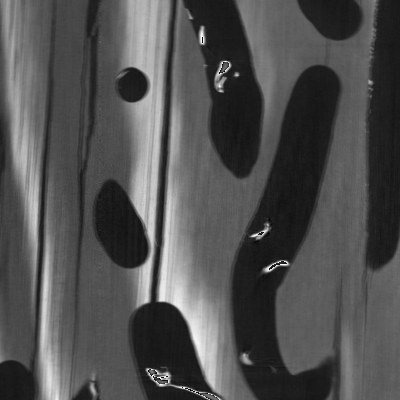
#> input picture exam2023/data_2023/wood.png, 400 x 400 px, found by its file name
$ jupyter execute --allow-errors exam2023.ipynb   (older library calls are emulated)
#> lines starting #> are read from the running program, lines starting #| are printed output that depends on the picture
### exam2023/useful.py
import matplotlib.pyplot as plt
import matplotlib.colorbar as cbar
import numpy as np

def display_images(images, titles):
    """
    Displays 1, 2, 3, or 4 images with their respective titles and colorbars.

    Parameters:
    - images: List of images to display.
    - titles: List of titles corresponding to the images.
    """
    num_images = len(images)

    if num_images not in [1, 2, 3, 4]:
        raise ValueError("Number of images must be between 1 and 4.")

    if num_images == 1:
        fig, axs = plt.subplots(1, 1, figsize=(6, 5))
        axs = [axs]
    elif num_images == 2:
        fig, axs = plt.subplots(1, 2, figsize=(12, 5))
    elif num_images == 3:
        fig, axs = plt.subplots(1, 3, figsize=(18, 5))
    elif num_images == 4:
        fig, axs = plt.subplots(2, 2, figsize=(12, 10))

    axs = axs.flatten() if num_images > 1 else axs

    for i in range(num_images):
        im = axs[i].imshow(images[i], cmap='gray')
        axs[i].set_title(titles[i])
        axs[i].axis('off')
        fig.colorbar(im, ax=axs[i], fraction=0.046, pad=0.04)

    plt.tight_layout()
    plt.show()

# [115 lines left out: functions display_points, compute_transformation, sift_matching_translation, not called in this run]


def compute_rotation_from_covariance(C):
    """
    Computes the rotation matrix and angle from a given covariance matrix.

    Parameters:
    C (numpy.ndarray): 2x2 covariance matrix

    Returns:
    R (numpy.ndarray): 2x2 rotation matrix
    angle (float): rotation angle in degrees
    """
    # Perform Singular Value Decomposition (SVD)
    U, _, Vt = np.linalg.svd(C)

    # Compute the rotation matrix
    R = np.dot(U, Vt)

    # Ensure a proper rotation matrix (not a reflection)
    if np.linalg.det(R) < 0:
        Vt[1,:] *= -1
        R = np.dot(U, Vt)

    # Extract the rotation angle in radians
    angle_radians = np.arctan2(R[1, 0], R[0, 0])

    # Convert the angle to degrees
    angle_degrees = np.degrees(angle_radians)

    return R, angle_degrees

### exam2023/exam2023.ipynb
[cell 1]
import useful as us


# Data directory
data_dir = 'data_2021/'

# GAUSSIAN FILTERING

[cell 2]
import matplotlib.pyplot as plt
import numpy as np
import skimage.io
import scipy.ndimage
from cv2 import filter2D
import skimage.feature

[cell 3]
import numpy as np

def gaussians(s, n=4):
    """
    Generates Gaussian kernels and their first and second derivatives.

    Parameters:
    s (float): The standard deviation of the Gaussian distribution.
    n (int, optional): The range multiplier to determine the kernel size.
                       The range of x values will be from -n*s to +n*s. Default is 4.

    Returns:
    tuple: A tuple containing three numpy arrays:
        - g: The Gaussian kernel.
        - dg: The first derivative of the Gaussian kernel.
        - ddg: The second derivative of the Gaussian kernel.

    The Gaussian kernel is defined as:
        g(x) = (1 / (s * sqrt(2 * pi))) * exp(-x^2 / (2 * s^2))

    The first derivative of the Gaussian kernel is defined as:
        dg(x) = -x / (s^2) * g(x)

    The second derivative of the Gaussian kernel is defined as:
        ddg(x) = -x / (s^2) * dg(x) - 1 / (s^2) * g(x)

    Example:
    >>> g, dg, ddg = gaussians(1.0, 4)
    >>> print(g)    # Gaussian kernel
    >>> print(dg)   # First derivative of the Gaussian kernel
    >>> print(ddg)  # Second derivative of the Gaussian kernel
    """

    # Create a range of x values centered around zero, from -n*s to +n*s
    x = np.arange(-np.ceil(n*s), np.ceil(n*s) + 1)
    x = np.reshape(x, (-1, 1))  # Reshape x into a column vector

    # Gaussian kernel
    g = 1 / (s * np.sqrt(2 * np.pi)) * np.exp(-x**2 / (2 * s**2))

    # First derivative of the Gaussian kernel
    dg = -x / (s**2) * g

    # Second derivative of the Gaussian kernel
    ddg = -x / (s**2) * dg - 1 / (s**2) * g

    return g, dg, ddg

[cell 4]
def separable_filtering(image, kernelx, kernely):
    """
    Applies separable filtering to an image.

    Args:
        image: The input image to be filtered.
        kernelx: The kernel for first axis.
        kernely: The kernel for second axis.

    Returns:
        The filtered image.
    """
    kernelx = kernelx.reshape(1, -1)
    kernely = kernely.reshape(-1, 1)
    return filter2D(filter2D(image, -1, kernelx), -1, kernely)

## Kernel

[cell 5]
# Gaussian parameter
s = 1

# Generate Gaussian
g, dg, ddg = gaussians(s, 5)

# Kernel
kernel = g @ dg.T
print(kernel)

# Print the kernel
print(np.round(kernel[3:-3, 3:-3],2))

## Laplacian of the Gaussian

[cell 6]
# Load the images
im = skimage.io.imread(f'{data_dir}wood.png').astype(np.float32)
#> im: shape (400, 400) float32; min 0, max 255, mean 80.5
LoG = skimage.io.imread(f'{data_dir}wood_LoG.tif')
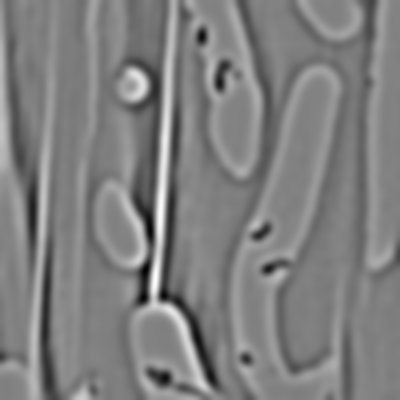
#> input picture exam2023/data_2023/wood_LoG.tif, 400 x 400 px, found by its file name
#> LoG is the input picture: shape (400, 400) float32; min -2.26, max 2.23, mean -0.00396

# Display the images
us.display_images([im, LoG], ['Original', 'LoG'])
#> in display_images, `num_images = len(images)`: num_images = 2

[cell 7]
# Gaussian parameter sigma
s = 5.5 # sigma (parameter of the Gaussian)
g, dg, ddg = gaussians(s)

# Second order Gaussian derivative in x and y directions
Lxx = scipy.ndimage.convolve(scipy.ndimage.convolve(im, ddg), g.T)
Lyy = scipy.ndimage.convolve(scipy.ndimage.convolve(im, ddg.T), g)
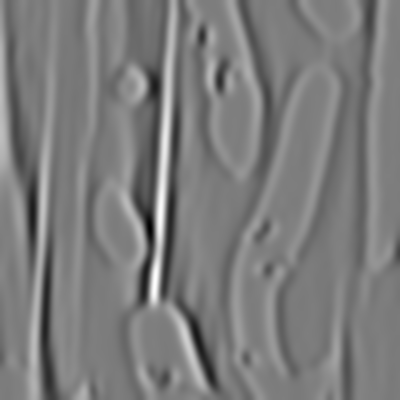
#> Lyy: shape (400, 400) float32; min -2.13, max 2.23, mean -0.00198; drawn with min black and max white

# Laplacian of Gaussian
L = Lxx + Lyy

# Display the images
us.display_images([L, LoG, L-LoG], ['Laplacian of Gaussian', 'LoG', 'Difference'])

## Scale-normalized Laplacian

[cell 8]
# Data
Lxx = 5.12
Lyy = 7.16
t = 12

# Scale-normalized Laplacian
snL = t * (Lxx + Lyy)
print(f'Scale-normalized Laplacian: {snL:.2f}')

# CURVE SMOOTHING

[cell 9]
def regularization_matrix(N, alpha, beta):
    """An NxN matrix for imposing elasticity and rigidity to snakes.
    Arguments: alpha is weigth for second derivative (elasticity),
    beta is weigth for (-)fourth derivative (rigidity)."""
    d = alpha*np.array([-2, 1, 0, 0]) + beta*np.array([-6, 4, -1, 0])
    D = np.fromfunction(lambda i,j: np.minimum((i-j)%N,(j-i)%N), (N,N), dtype=int)
    A = d[np.minimum(D,len(d)-1)]
    return(np.linalg.inv(np.eye(N)-A))

# taken from weekly solutions at gitlab
def curve_length(X):
    d = X - np.roll(X, shift=1, axis=0)
    d = (d**2).sum(axis=1)
    d = (np.sqrt(d)).sum()
    return(d)

## Curve smoothing and length

#> (a cell that did not finish here is left out)

## Mean curvature

#> (a cell that did not finish here is left out)

#> (a cell that did not finish here is left out)

## Smoothing of a point

[cell 13]
def smooth_curve(S, alpha, alpha_kernel, beta, beta_kernel):
    """
    Smooth the curve represented by points in S using the specified kernels and parameters.

    Parameters:
    S (ndarray): Array of shape (n, 2) representing n points in 2D space.
    alpha (float): Alpha parameter for the smoothing process.
    alpha_kernel (ndarray): Kernel for the alpha term.
    beta (float): Beta parameter for the smoothing process.
    beta_kernel (ndarray): Kernel for the beta term.

    Returns:
    ndarray: New position of the first point after one iteration of the smoothing process.
    """
    n = len(S)
    if n < len(alpha_kernel) or n < len(beta_kernel):
        raise ValueError("The number of points in S must be at least the length of the kernels.")

    # Calculate the alpha term
    alpha_term = sum(alpha_kernel[i] * S[(i - len(alpha_kernel) // 2) % n] for i in range(len(alpha_kernel)))

    # Calculate the beta term
    beta_term = sum(beta_kernel[i] * S[(i - len(beta_kernel) // 2) % n] for i in range(len(beta_kernel)))

    # Compute the new position of the first point
    new_position = S[0] + alpha * alpha_term + beta * beta_term

    return new_position

[cell 14]
# The point and its neighbors
S = np.array([[0.1, 2.9], [1.2, 5.4], [3.3, 7.1], [3.5, 0.2], [1.4, 1.1]])

# Parameters
alpha = 0.05
alpha_kernel = np.array([0, 1, -2, 1, 0])
beta = 0.1
beta_kernel = np.array([-1, 4, -6, 4, -1])

# Position of the first point after one iteration of the smoothing process
new_position = smooth_curve(S, alpha, alpha_kernel, beta, beta_kernel)
print(f'Position of the first point after one iteration of the smoothing process: {new_position}')

[cell 15]
# Visualization
fig, ax = plt.subplots()
ax.plot(S[:,0], S[:,1], 'b-o', S[[0,-1],0], S[[0,-1],1], 'b:')
ax.plot(S[0,0], S[0,1], 'ro', new_position[0], new_position[1], 'co')
# Add a legend
ax.legend(['Original curve', 'First and last points', 'New position of the first point'])
plt.show()

# BLOB DETECTION

## Detect blob at a scale

### Open the data

[cell 16]
# Open the image with dark and bright blobs
blobs = skimage.io.imread(f'{data_dir}blobs.png').astype(np.float32)
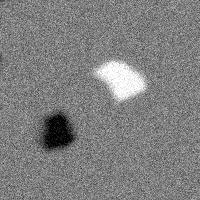
#> input picture exam2023/data_2022/blobs.png, 200 x 200 px, found by its file name
#> blobs: shape (200, 200) float32; min 0, max 255, mean 127.4

# Display the image
us.display_images([blobs], ['Image with blobs'])
#> in display_images (call 3), `num_images = len(images)`: num_images = 1
#> in display_images (call 3), `axs = axs.flatten() if num_images > 1 else axs`: axs = 1 item
#> in display_images (call 3), `plt.show()`:
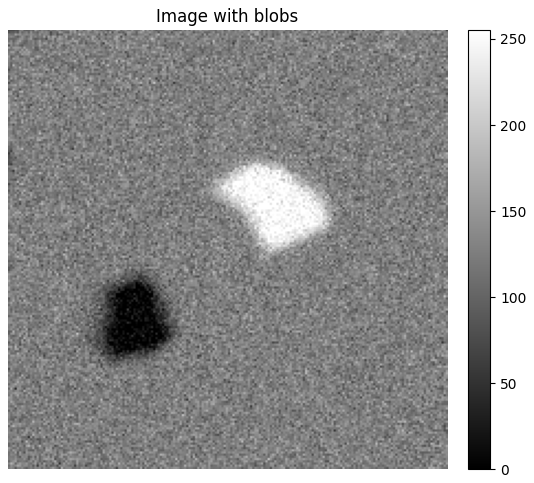
#> figure drawn by matplotlib, 2 panels

# Open pre-computed linear laplacian scale-space
#> (the rest of this cell did not finish here and is left out)

### General parameters

[cell 17]
# Apply Gaussian filter
t = 16 # variance
#> t = 16

[cell 18]
# Gaussian parameter sigma
s = np.sqrt(t) # sigma
#> s = 4
g, dg, ddg = gaussians(s)
#> g = 33 values, max 0.0997 at index 16, min 3.35e-05 at index 0, mean 0.0303; dg = 33 values, max 0.0151 at index 12, min -0.0151 at index 20, mean -3.7e-20; ddg = 33 values, max 0.00278 at index 9, min -0.00623 at index 16, mean -1.21e-06

# Second order Gaussian derivative in x and y directions
Lxx = scipy.ndimage.convolve(scipy.ndimage.convolve(blobs, ddg), g.T)
#> Lxx: shape (200, 200) float32
Lyy = scipy.ndimage.convolve(scipy.ndimage.convolve(blobs, ddg.T), g)
#> Lyy: shape (200, 200) float32
LoG = Lxx + Lyy
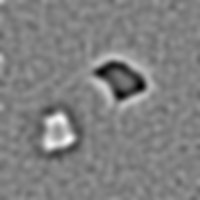
#> LoG: shape (200, 200) float32; min -2.34, max 2.26, mean -0.0102; drawn with min black and max white

# Display the images
us.display_images([LoG], ['Laplacian of Gaussian'])

### Local extrema

[cell 19]
def get_local_extrema_2D(L):
    """
    Identifies local extrema in a 2D array.

    This function takes a 2D array as input and identifies the coordinates of the local minima (dark extrema)
    and local maxima (bright extrema) in the array. A local minimum is a pixel that has a lower value than all
    its 8 neighboring pixels, and a local maximum is a pixel that has a higher value than all its 8 neighbors.

    Parameters:
    - L: 2D numpy array. The input array in which local extrema are to be identified.

    Returns:
    - coord_dark: Tuple of arrays (row_indices, col_indices). The coordinates of local minima in the input array.
    - coord_bright: Tuple of arrays (row_indices, col_indices). The coordinates of local maxima in the input array.
    """
    r, c = L.shape
#> r = 200; c = 200
    ct_im = np.zeros((r, c))

    # Iterate over the neighborhood of each pixel
    for i in range(-1, 2):
        for j in range(-1, 2):
            to_row = r - 1 + i
            to_col = c - 1 + j
            ct_im[1:-1, 1:-1] += (L[1:-1, 1:-1] > L[1 + i:to_row, 1 + j:to_col])
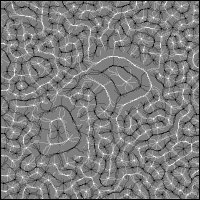
#> ct_im: shape (200, 200) float64; min 0, max 8, mean 3.92; drawn with min black and max white

    # Identify local minima (dark extrema)
    coord_dark = np.where(ct_im[1:-1, 1:-1] == 8)
#> coord_dark = 183 positions, rows 0 to 193, columns 2 to 194
    # Identify local maxima (bright extrema)
    coord_bright = np.where(ct_im[1:-1, 1:-1] == 0)
#> coord_bright = 194 positions, rows 1 to 194, columns 2 to 195

    return coord_dark, coord_bright

[cell 20]
coord_dark, coord_bright = get_local_extrema_2D(LoG)
#> coord_dark = 183 positions, rows 0 to 193, columns 2 to 194; coord_bright = 194 positions, rows 1 to 194, columns 2 to 195

# Display the result
# Display (not needed for computing the solution)
fig, ax = plt.subplots()
ax.imshow(blobs, cmap='gray')
ax.plot(coord_dark[1], coord_dark[0], '.r')
ax.plot(coord_bright[1], coord_bright[0], '.b')
ax.set_title(f'Dark blobs: {len(coord_dark[0])} Bright blobs: {len(coord_bright[0])}')
plt.show()

### Detect bright blob

#> (a cell that did not finish here is left out)

### Check

[cell 22]
fig, ax = plt.subplots()
ax.imshow(blobs, cmap='gray')
theta = np.linspace(0, 2*np.pi, 200)
#> (the rest of this cell did not finish here and is left out)

## Blob size

[cell 23]
# Open the image and display it
cement = skimage.io.imread(f'{data_dir}cement.png').astype(np.float32)
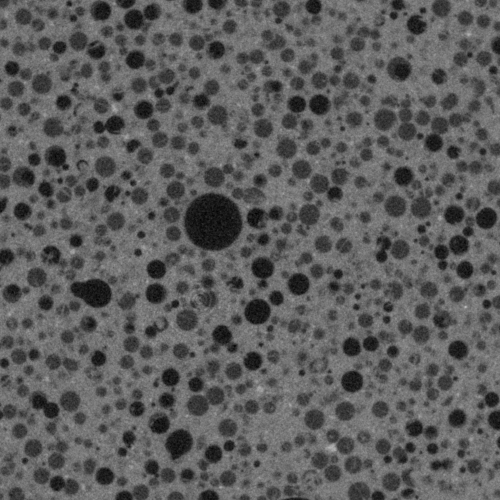
#> input picture exam2023/data_2023/cement.png, 500 x 500 px, found by its file name
#> cement: shape (500, 500) float32; min 1, max 185, mean 92.9

# Display the image
us.display_images([cement], ['Cement'])
#> in display_images (call 5), `plt.show()`:
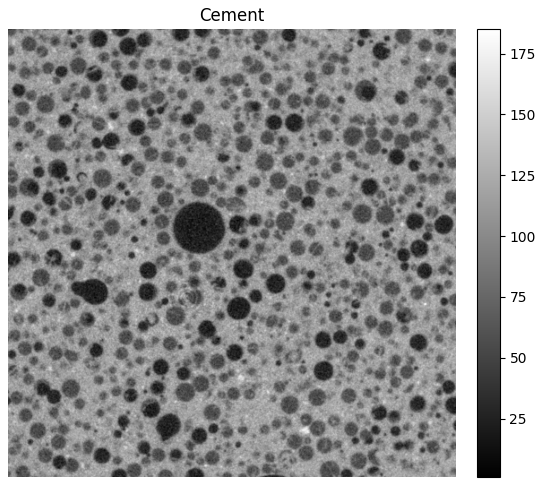
#> figure drawn by matplotlib, 2 panels

#> (a cell that did not finish here is left out)

[cell 25]
# Find the blobs with a beta value greater than 10 (absolute value)
idx = np.where(np.abs(beta) > 10)[0]

# The remaining data
#> (the rest of this cell did not finish here and is left out)

## Blob detection at different scales

[cell 26]
# The linear scale-space representation has been computed of an specific pixel
L_1 = 28.9 # for t = 1
L_2 = 19.9 # for t = 2
L_3 = 13.7 # for t = 3
L_4 = 9.8 # for t = 4
L_5 = 7.0 # for t = 5

L = np.array([L_1, L_2, L_3, L_4, L_5])
t = np.array([1, 2, 3, 4, 5])

idx_max = np.argmax(L*t)
max = np.max(L*t)
print(f'Maximum at t = {t[idx_max]}') # Large positive value: dark blob
print(f'Maximum value: {max:.2f}')

# Estimate the radius of the blob
radius = np.sqrt(2*t[idx_max])
print(f'Estimated radius: {radius:.2f}')

# FEATURE - BASED SEGMENTATION (DICTIONARY)

## Segment an image

[cell 27]
# Open the image and display it
liver = skimage.io.imread(f'{data_dir}liver_assignment.png')
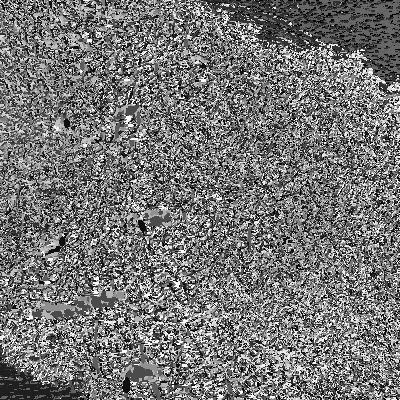
#> input picture exam2023/data_2023/liver_assignment.png, 400 x 400 px, found by its file name
#> liver is the input picture: shape (400, 400); min 0, max 255, mean 117.5
us.display_images([liver], ['Liver'])
#> in display_images (call 6), `plt.show()`:
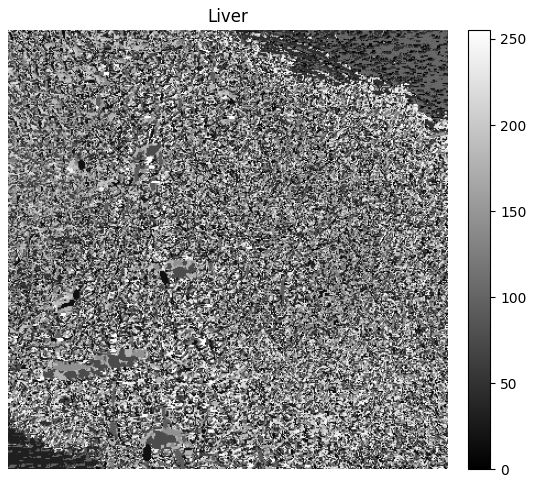
#> figure drawn by matplotlib, 2 panels
